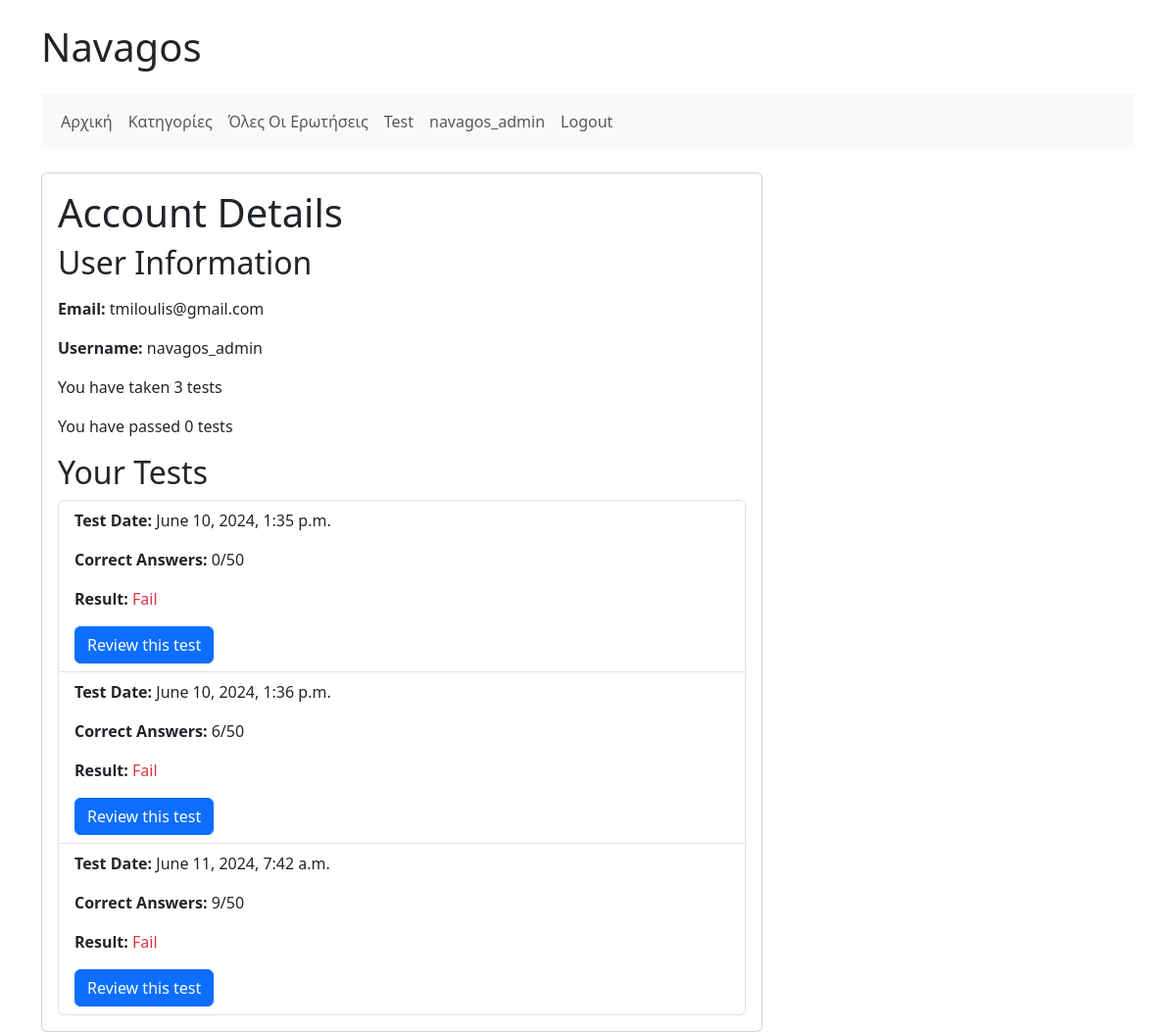
The app's page /account/ (signed in) with its own data.
### navagos_main/models.py (models this page shows, shortened)
class Test(models.Model):
    user = models.ForeignKey(User, on_delete=models.CASCADE)
    test_datetime = models.DateTimeField(auto_now_add=True)
    correct_answers = models.IntegerField() # The number of correct answers the user provided in the test.
    pass_fail = models.BooleanField()

### navagos_main/views.py (the view)
# urls.py: path('account/', views.show_acc_details, name='account')
def show_acc_details(request):
    user = request.user
    user_tests = Test.objects.filter(user = user)
    passing_tests = Test.objects.filter(user = user) if Test.pass_fail == True else None
    context = {'user': user, 'user_tests': user_tests, 'passing_tests': passing_tests}
    return render(request, 'navagos_main/show_acc_details.html', context)

### navagos_main/templates/navagos_main/show_acc_details.html (shortened to what this page needs)
{% extends 'navagos_main/base.html' %}
{% block content %}
<div class="card">
  <div class="card-body">
    <h1 class="card-title">Account Details</h1>
    <h2>User Information</h2>
    <p><strong>Email:</strong> {{ user.email }}</p>
    <p><strong>Username:</strong> {{ user.username }}</p>
    <p>You have taken {{ user_tests|length }} tests</p>
    <p>You have passed {{ passing_tests|length }} tests</p>
    <h2>Your Tests</h2>
    <ul class="list-group">
      {% for test in user_tests %}
        <li class="list-group-item">
          <p><strong>Test Date:</strong> {{ test.test_datetime }}</p>
          <p><strong>Correct Answers:</strong> {{ test.correct_answers }}/50</p>
          <p><strong>Result:</strong>
            {% if test.pass_fail %}
              <span class="text-success">Pass</span>
            {% else %}
              <span class="text-danger">Fail</span>
            {% endif %}
          </p>
          <a href="{% url 'navagos_main:result' test.id %}" class="btn btn-primary">Review this test</a>
        </li>
      {% endfor %}
    </ul>
  </div>
</div>
{% endblock content %}

### navagos_main/templates/navagos_main/base.html (shortened to what this page needs)
<!doctype html>
<html lang="en">
<head>
  <link href="https://cdn.jsdelivr.net/npm/bootstrap@5.3.3/dist/css/bootstrap.min.css" rel="stylesheet">
</head>
<body>
<div class="container">
  <h1 class="my-4">Navagos</h1>
  <nav class="navbar navbar-expand-lg navbar-light bg-light mb-4">
    <div class="container-fluid">
      <div class="collapse navbar-collapse" id="navbarNav">
        <ul class="navbar-nav">
          {% if user.is_authenticated %}
            <li class="nav-item">
              <a class="nav-link" href="{% url 'navagos_main:index' %}">Αρχική</a>
            </li>
            <li class="nav-item">
              <a class="nav-link" href="{% url 'navagos_main:categories' %}">Κατηγορίες</a>
            </li>
            <li class="nav-item">
              <a class="nav-link" href="{% url 'navagos_main:questions' %}">Όλες Οι Ερωτήσεις</a>
            </li>
            <li class="nav-item">
              <a class="nav-link" href="{% url 'navagos_main:test' %}">Test</a>
            </li>
            <li class="nav-item">
              <a class="nav-link" href="{% url 'navagos_main:account' %}">{{ user.username }}</a>
            </li>
            <li class="nav-item">
              <a class="nav-link" href="{% url 'navagos_auth_app:logout' %}">Logout</a>
            </li>
          {% endif %}
        </ul>
      </div>
    </div>
  </nav>
  <div class="row">
    <div class="col-md-8">
      {% block content %}
      {% endblock %}
    </div>
    <div class="col-md-4">
    </div>
  </div>
</div>
</body>
</html>

### records on screen
Test: test_datetime "June 10, 2024, 1:35 p.m.", correct_answers "0", pass_fail "Fail"
Test: test_datetime "June 10, 2024, 1:36 p.m.", correct_answers "6", pass_fail "Fail"
Test: test_datetime "June 11, 2024, 7:42 a.m.", correct_answers "9", pass_fail "Fail"

### other values on screen
{{ user.username }} "navagos_admin"
{{ user.email }} "tmiloulis@gmail.com"
{{ user_tests|length }} "3"
{{ passing_tests|length }} "0"
